Frame 1 (no input): blank canvas, image omitted
Frame 60 (no input): blank canvas, image omitted
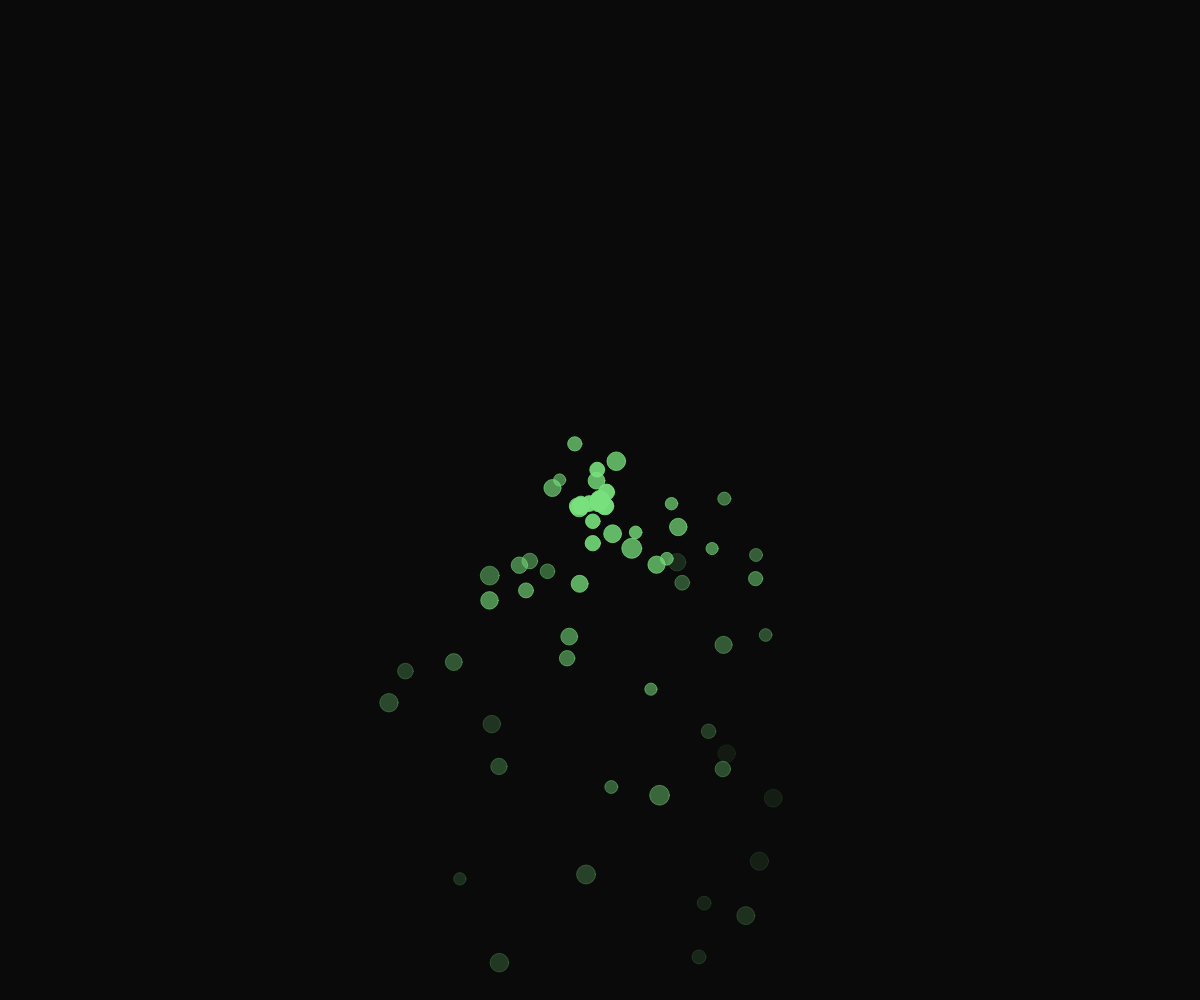
Frame 120 (the mouse pressed at the canvas centre since frame 60)

The p5.js sketch whose frames 1 and 60 were blank and that drew this single picture after the mouse press (run headless with seeded random() and noise() and a simulated clock; from frame 60 on, the mouse is pressed at the canvas centre):

// p5.js sketch
// ── sketch.js
/* 
  Particles emit one per frame, but only if mouse is pressed
    
*/

let particles = []
const max_particles = 1


function setup() {
  createCanvas(windowWidth, windowHeight);
  
  frameRate(60) //adjust to see animation in slow motion
   
}

function draw() {
  background(10);
  
  if (mouseIsPressed){
    
    for (let i = 0 ; i < max_particles ; i++){
    
      let p = new Particle(mouseX, mouseY)
      particles.push(p)
    
     }
  
  }
  
  for (let p of particles){
    
    p.display()
    p.move()  
    p.bounce()
    
    let gravity = createVector(0, 0.2)
    p.applyForce(gravity)
    
    if (p.die()){
       //removes each particle if it happens to be dead
       let i = particles.indexOf(p) //get the index of the dead particle
       particles.splice(i, 1) //splice it away.
      
    }
  }
  
  
  
}




class Particle{
  
  constructor (x,y){
    this.r = random(12,20)
    this.pos = createVector(x,y)
    this.vel = createVector(0,0)
    this.vel = p5.Vector.random2D()
    this.vel.mult(random(2,5)) //makes a firework effect
    this.accel = createVector(0, 0); // accel is change in velocity
    this.lifetime = 255
  }
  
  display(){
    
    stroke(120,225, 125, this.lifetime) //change the last alpha value to lifetime
    fill(120,225, 125, this.lifetime) 
    ellipse(this.pos.x, this.pos.y, this.r)
  }
  
  move(){
    
    this.vel.add(this.accel)
    this.pos.add(this.vel);
    this.accel.set(0, 0);
    this.lifetime -= 4 //disappear faster by subtracting more each cycle
  }
  
  applyForce(force) {
    this.accel.add(force);
  }
  
  
  die(){
    
    return (this.lifetime < 0)
    
  }
  
  bounce(){
    //Bounce off the canvas edges
    
    if (this.pos.y >= height-this.r) {
      this.pos.y = height-this.r;
      this.vel.y *= -1;
    } else if (this.pos.y <= this.r){
      //this.pos.y = height-this.r; //the reappear at the bottom
       this.pos.y = this.r;
      this.vel.y *= -1;
    }

    if (this.pos.x >= width-this.r) {
      this.pos.x = width-this.r;
      this.vel.x *= -1;
    } else if (this.pos.x <= this.r) {
      this.pos.x = this.r;
      this.vel.x *= -1;
    }
    
  }
  
}
